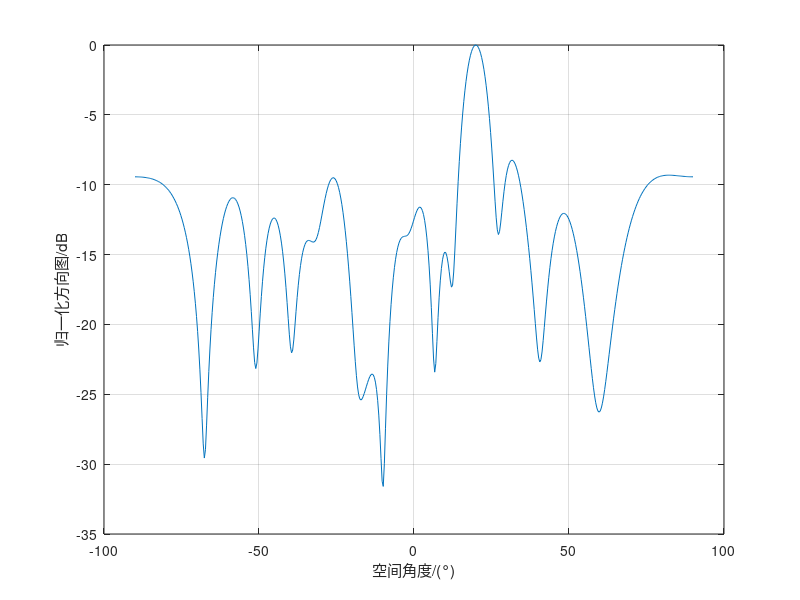

MATLAB code to generate this figure:
clc; clear; close all;

%% 参数设置
%%% 工作频率
c = 3e8;
freq = 10e9;
lambda = c/freq;    % 波长
k = 2*pi/lambda;    % 波数
%%% 阵列参数
M = 16;                 % 阵元数量
d = 0.5*lambda;         % 阵元间隔 
z = (0:d:(M-1)*d)';     % 阵元坐标分布
%%% 信号源与干扰源参数
sos = [20]'*pi/180;        % 来波方向
Nos = length(sos);         % 信号源数目
soi = [-40, 60]'*pi/180;   % 干扰源来波
Noi = length(soi);         % 干扰源数目
phi = [sos; soi];
K = Nos + Noi;
%%% 仿真参数
SNRs = 0;             % 信噪比(dB)
SNRi = 40;
N = 500;             % 采样点数

%% 估计相关矩阵与权向量
%%% 接收情况
Aos = exp(-1j*k*z*sin(sos'));       % 流型矩阵
S = randn(Nos, N);                  % 输入信号
X = Aos*S;                          % 阵列接收信号
X1 = awgn(X, SNRs, 'measured');     % 加载高斯白噪声

Aoi = exp(-1j*k*z*sin(soi'));       % 流型矩阵
S = randn(Noi, N);                  % 输入信号
X = Aoi*S;                          % 阵列接收信号
X2 = awgn(X, SNRi, 'measured');     % 加载高斯白噪声

X = X1 + X2;

%%% R与w估计
R = X*X'/N;  
omega = R^(-1)*Aos/(ctranspose(Aos)*R^(-1)*Aos);

%% 计算归一化波束图
D = 500;
seita = linspace(-90, 90, D);
F =abs( ctranspose(omega) *  exp(-1j*k*z*sind(seita)) );
f = 20*log10( F/(max (F) ) );

%%% 绘图
figure;
plot(seita, f);
xlabel('空间角度/(°)');
ylabel('归一化方向图/dB');
grid on;
hold on;




